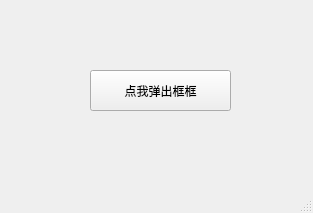
<?xml version="1.0" encoding="UTF-8"?>
<ui version="4.0">
 <class>MainWindow</class>
 <widget class="QMainWindow" name="MainWindow">
  <property name="geometry">
   <rect>
    <x>0</x>
    <y>0</y>
    <width>313</width>
    <height>213</height>
   </rect>
  </property>
  <property name="windowTitle">
   <string>MainWindow</string>
  </property>
  <widget class="QWidget" name="centralwidget">
   <widget class="QPushButton" name="pushButton">
    <property name="geometry">
     <rect>
      <x>90</x>
      <y>70</y>
      <width>141</width>
      <height>41</height>
     </rect>
    </property>
    <property name="text">
     <string>点我弹出框框</string>
    </property>
   </widget>
  </widget>
  <widget class="QMenuBar" name="menubar">
   <property name="geometry">
    <rect>
     <x>0</x>
     <y>0</y>
     <width>313</width>
     <height>23</height>
    </rect>
   </property>
  </widget>
  <widget class="QStatusBar" name="statusbar"/>
 </widget>
 <resources>
  <include location="peng.qrc"/>
 </resources>
 <connections>
  <connection>
   <sender>pushButton</sender>
   <signal>clicked()</signal>
   <receiver>MainWindow</receiver>
   <slot>FirstPyQt5_button_click()</slot>
   <hints>
    <hint type="sourcelabel">
     <x>144</x>
     <y>111</y>
    </hint>
    <hint type="destinationlabel">
     <x>253</x>
     <y>189</y>
    </hint>
   </hints>
  </connection>
 </connections>
 <slots>
  <slot>FirstPyQt5_button_click()</slot>
 </slots>
</ui>
